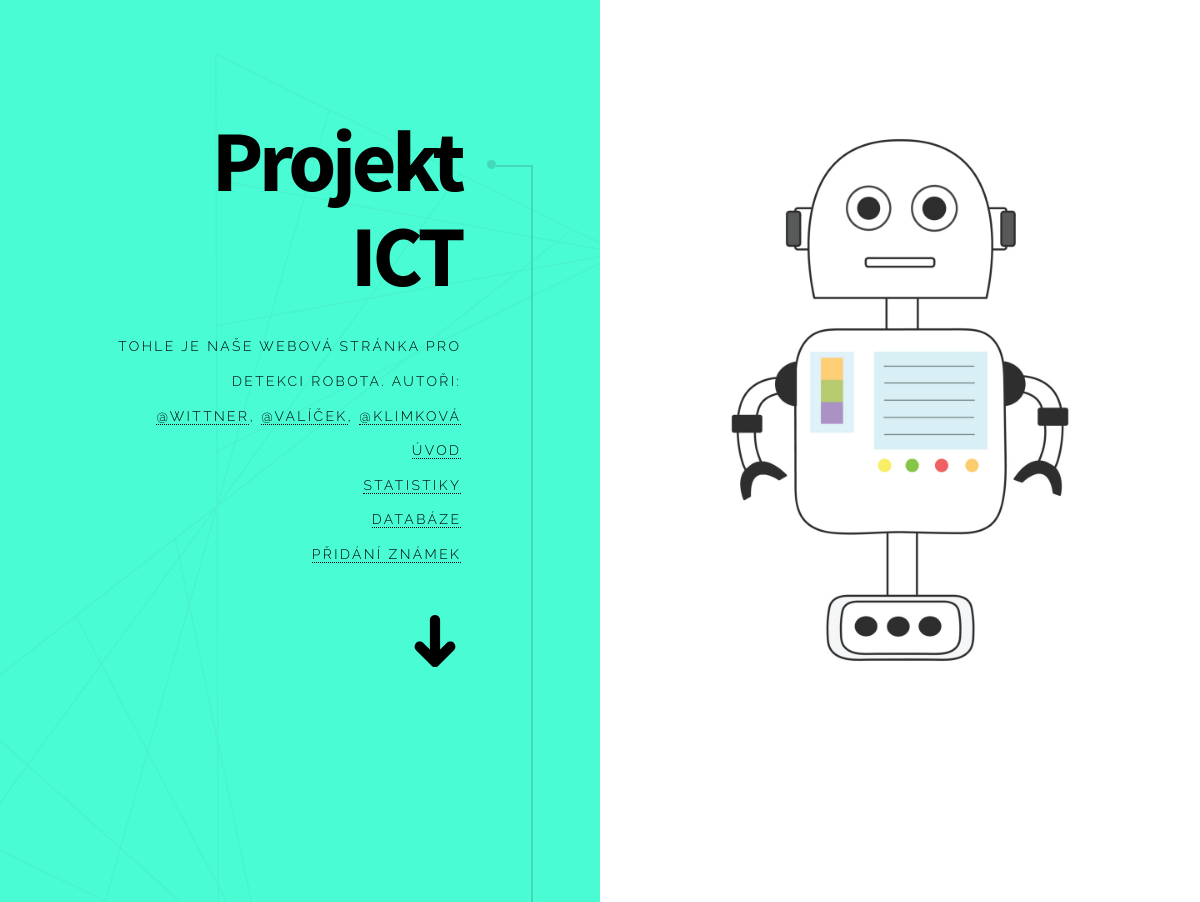
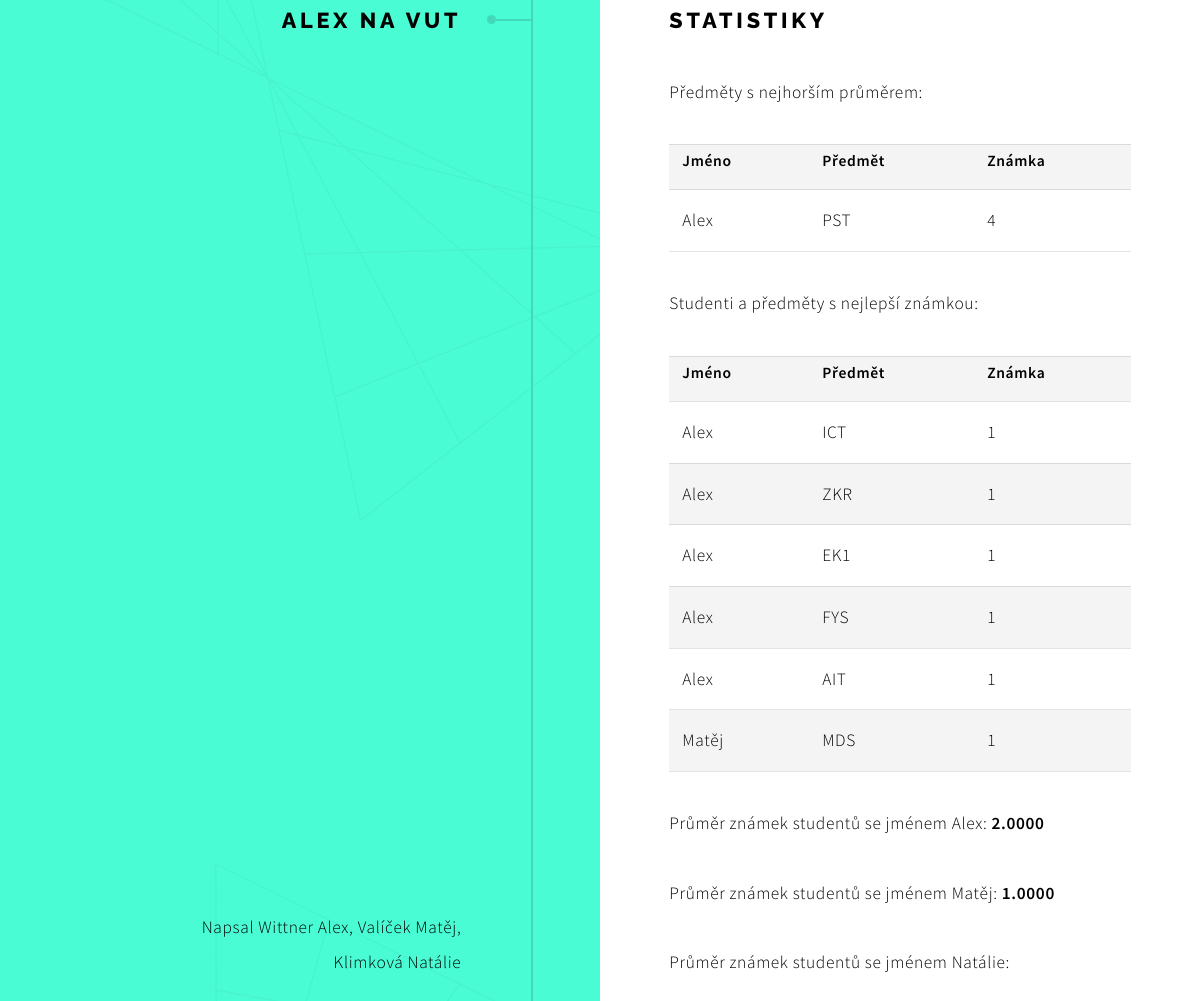
Page /ZALOHA/stati.php on the committed database (2 pictures, top to bottom).
### tables this page shows
CREATE TABLE `users` (
  `ID` int(11) NOT NULL,
  `jmeno` text NOT NULL,
  `predmet` text NOT NULL,
  `prumer` decimal(11,0) NOT NULL,
  `datum` date DEFAULT NULL
);

### ZALOHA/stati.php (the view, shortened to what this page needs)
<!DOCTYPE HTML>
<html>
	<head>
		<link rel="stylesheet" href="assets/css/main.css" />
	</head>
	<body class="is-preload">
			<div id="wrapper">
					<section class="intro">
						<header>
							<h1>Projekt ICT</h1>
							<p>tohle je naše webová stránka pro detekci robota. Autoři:<br>
                                <a href="https://www.vut.cz/lide/alex-wittner-230914">@Wittner</a>,
                                <a href="https://www.vut.cz/lide/matej-valicek-230903">@Valíček</a>,
                                <a href="https://www.vut.cz/lide/natalie-klimkova-231242">@Klimková</a>
                                <br>
                                <a href="index.html">Úvod</a>
                                <br>
                                <a href="stati.php">Statistiky</a>
                                    <br>
                                <a href="vse.php">Databáze</a>
                                    <br>
                                <a href="form.php">Přidání známek</a>
                                    </p>
							<ul class="actions">
								<li><a href="#first" class="arrow scrolly"><span class="label">Dále</span></a></li>
							</ul>
						</header>
						<div class="content">
							<span class="image fill" data-position="center"><img src="images/robot.jpg" alt="Obrazek robota" /></span>
						</div>
					</section>
					<section id="first">
						<header>
							<h2>Alex na VUT</h2>
						</header>
						<div class="content">
				<h2>Statistiky</h2>
				<?php
					$spojeni = mysqli_connect("127.0.0.1", "root", "", "web");
					$dotaz = "SELECT * FROM users WHERE prumer = (SELECT MAX(prumer) FROM users);";
					$data = mysqli_query($spojeni, $dotaz);
					echo "<p>Předměty s nejhorším průměrem:</p>";
					echo "<p><table class='users'>";
					echo "<tr>
							<th>Jméno</th> <th>Předmět</th> <th>Známka</th>
						  </tr>";
					while ($radek = mysqli_fetch_array($data, MYSQLI_ASSOC)){
						echo "<tr>";
						echo "<td>".$radek['jmeno']."</td>";
						echo "<td>".$radek['predmet']."</td>";
						echo "<td>".$radek['prumer']."</td>";
						echo "</tr>";
					}
					$dotaz = "SELECT * FROM users WHERE prumer = (SELECT MIN(prumer) FROM users)";
					$data = mysqli_query($spojeni, $dotaz);
				    echo "</table></p>";
					echo "<p>Studenti a předměty s nejlepší známkou:</p>";
                    echo "<p><table class='users'>";
                    echo "<tr>
							<th>Jméno</th> <th>Předmět</th> <th>Známka</th>
						  </tr>";
                    while ($radek = mysqli_fetch_array($data, MYSQLI_ASSOC)){
						echo "<tr>";
						echo "<td>".$radek['jmeno']."</td>";
						echo "<td>".$radek['predmet']."</td>";
						echo "<td>".$radek['prumer']."</td>";
						echo "</tr>";
					}
                    echo "</table></p>";
                    echo "<p>Průměr známek studentů se jménem Alex: ";
					$dotaz = "SELECT AVG(prumer) FROM users WHERE jmeno='Alex'";
					$data = mysqli_query($spojeni, $dotaz);
                    $avg=mysqli_fetch_assoc($data);
                    echo"<strong>".(implode(",", $avg))."</strong>";
                    echo"</p>";
                    echo "<p>Průměr známek studentů se jménem Matěj: ";
					$dotaz = "SELECT AVG(prumer) FROM users WHERE jmeno='Matěj'";
					$data = mysqli_query($spojeni, $dotaz);
                    $avg=mysqli_fetch_assoc($data);
                    echo"<strong>".(implode(",", $avg))."</strong>";
                            echo"</p>";
                    echo "<p>Průměr známek studentů se jménem Natálie: ";
                            echo"</p>";
				?>
				</div>
                   <section>
                        <footer>
                            <p>Napsal Wittner Alex, Valíček Matěj, Klimková Natálie</p>
						</footer>
					</section>
    </body>
</html>
	</body>
</html>

### rows in the picture
users: jmeno "Alex", predmet "PST", prumer "4"
users: jmeno "Alex", predmet "ICT", prumer "1"
users: jmeno "Alex", predmet "ZKR", prumer "1"
users: jmeno "Alex", predmet "EK1", prumer "1"
users: jmeno "Alex", predmet "FYS", prumer "1"
users: jmeno "Alex", predmet "AIT", prumer "1"
users: jmeno "Matěj", predmet "MDS", prumer "1"

### other values in the picture
implode(",", $avg) "2.0000"
implode(",", $avg) "1.0000"
